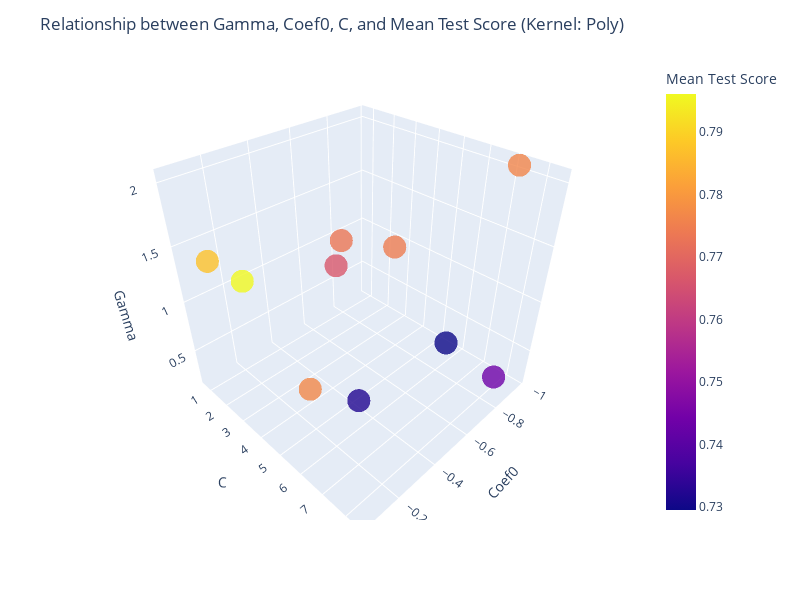

Notebook code for this chart:
### Code cell
# Create a 3D scatter plot
fig = px.scatter_3d(results_df, x='Coef0', y='C', z='Gamma', color='Mean Test Score', opacity=0.8, size_max=12)

# Update layout
fig.update_layout(
    scene=dict(
        xaxis_title='Coef0',
        yaxis_title='C',
        zaxis_title='Gamma',
    ),
    title='Relationship between Gamma, Coef0, C, and Mean Test Score (Kernel: Poly)',
    width=800,
    height=600
)
# Show the plot
iplot(fig)
# Best parameters from the randomized search
print("Best Parameters:", best_params)

### Figure 1 — Plotly figure (JSON) as saved in the notebook; plotly's stock layout.template omitted (floating-point values rounded to 4 significant figures)
{"data": [{"hovertemplate": "Coef0=%{x}<br>C=%{y}<br>Gamma=%{z}<br>Mean Test Score=%{marker.color}<extra></extra>", "legendgroup": "", "marker": {"color": [0.7961, 0.7295, 0.7871, 0.7764, 0.7436, 0.7734, 0.7746, 0.7665, 0.7768, 0.7321], "coloraxis": "coloraxis", "opacity": 0.8, "symbol": "circle"}, "mode": "markers", "name": "", "scene": "scene", "showlegend": false, "type": "scatter3d", "x": [-0.04929, -0.844, -0.1338, -0.9794, -0.7877, -0.6958, -0.7088, -0.7079, -0.2148, -0.4076], "y": [3.845, 6.087, 0.6808, 7.181, 8.424, 1.934, 4.419, 1.495, 4.661, 5.242], "z": [1.564, 0.412, 1.302, 2.04, 0.4636, 1.15, 1.324, 0.8327, 0.4993, 0.1929]}], "layout": {"coloraxis": {"colorbar": {"title": {"text": "Mean Test Score"}}, "colorscale": [[0, "#0d0887"], [0.1111, "#46039f"], [0.2222, "#7201a8"], [0.3333, "#9c179e"], [0.4444, "#bd3786"], [0.5556, "#d8576b"], [0.6667, "#ed7953"], [0.7778, "#fb9f3a"], [0.8889, "#fdca26"], [1, "#f0f921"]]}, "height": 600, "legend": {"tracegroupgap": 0}, "margin": {"t": 60}, "scene": {"domain": {"x": [0, 1], "y": [0, 1]}, "xaxis": {"title": {"text": "Coef0"}}, "yaxis": {"title": {"text": "C"}}, "zaxis": {"title": {"text": "Gamma"}}}, "title": {"text": "Relationship between Gamma, Coef0, C, and Mean Test Score (Kernel: Poly)"}, "width": 800}}
